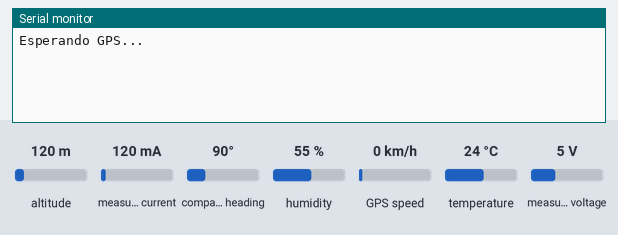
Simulated run of this sketch. Board: Arduino Uno, built with avr-gcc and run on an emulated ATmega328P. Parts: the last lines printed to the serial monitor. The test bench sets the inputs (shaded band); at power-on: measured current 120 mA, temperature 24 °C, measured voltage 5 V, compass heading 90°, altitude 120 m, humidity 55 %, GPS speed 0 km/h. The GPS gets a fix after 3 s at 37.7749, -122.4194 with 8 satellites.

Above: at 1.2 s.
1.3 s: measured current set to 40 mA
At 3.9 s:
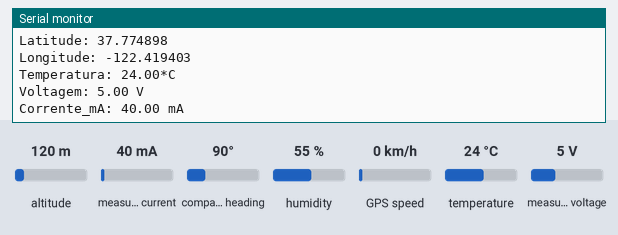
4.5 s: temperature set to 12 °C
6.0 s: measured voltage set to 0.3 V
At 6.8 s:
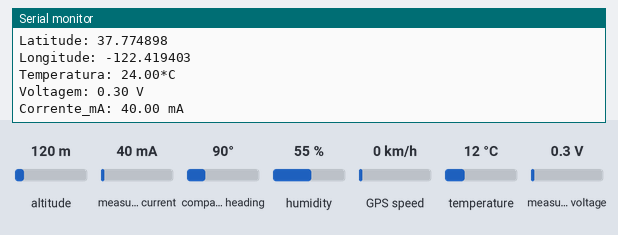
12.1 s: compass heading set to 180°
At 12.9 s:
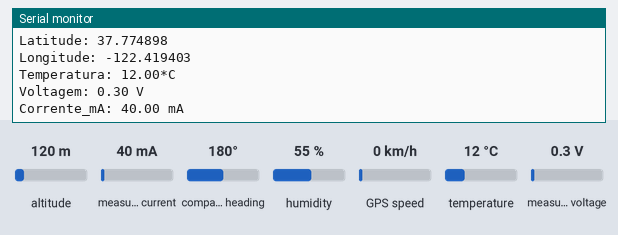
18.2 s: altitude set to 20 m
24.3 s: measured current set to 500 mA
At 26.0 s:
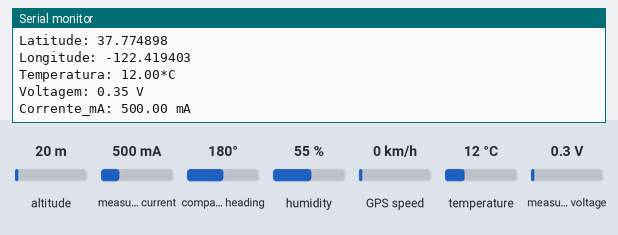
Timing chart, 0 to 27.5 s (numbered marks = the images above; inputs shaded):
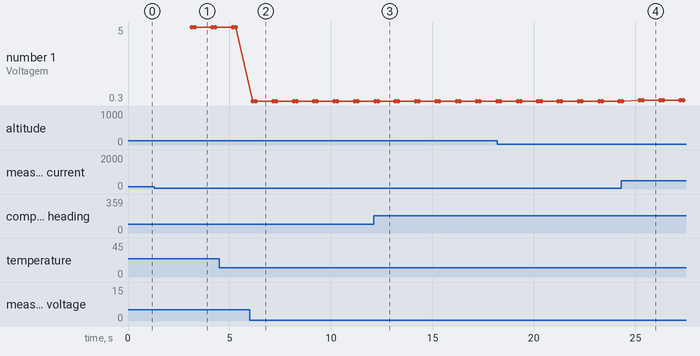

The sketch:

prime_c_pia.ino
```cpp
#include <Wire.h>


//struct telemetria{
//byte index;
float lat, lon, h, t;
float v, c;
//float alt;
int volt;
unsigned long data;
unsigned long hora;
//}telemetria_1, telemetria_2;


void setup(){
  gps_dados();
  setup_power_control();
  temperatura();
  //setup_radio();
  //telemetria_1.index = 1;
  //telemetria_2.index =2;

}

void loop() {
  ler_gps();
  ler_temperatura();
  set_new_alarm();
  //update_radio():
  //delay(3000);
  turn_off();
}
```

energia.ino
```cpp
#include <DS3232RTC.h>
#include <Adafruit_INA219.h> //https://github.com/adafruit/Adafruit_INA219.git

Adafruit_INA219 ina219;

void setup_power_control() {
  Wire.begin();
  ina219.begin();
  ina219.setCalibration_32V_1A();
}

void set_new_alarm() {
  int wait_time = get_wait_time_from_voltage();
  volt = wait_time;

  RTC.alarmInterrupt(ALARM_1, true);
  RTC.squareWave(SQWAVE_NONE);
  setTime(0, 0, 0, 1, 1, 1970);
  RTC.set(now());

  // set new alarm
  RTC.setAlarm(ALM1_MATCH_MINUTES, 0, wait_time, 0, 1);
}

int get_wait_time_from_voltage() {
  float shuntvoltage = ina219.getShuntVoltage_mV();
  float busvoltage = ina219.getBusVoltage_V();
  float loadvoltage = busvoltage + (shuntvoltage / 1000);
  c = ina219.getCurrent_mA();
  v = loadvoltage;

  // Samsung 18650 % capacity at a given voltage
  // batt_voltages            0.0, 3.4, 3.5, 3.6, 3.7, 3.8, 3.9, 4.0, 4.1, 4.2, 4.5
  // batt_percentages           0,   0,   9,  22,  52,  64,  75,  84,  93, 100, 100

  int wait_time;
  if (loadvoltage < 3.6) wait_time = 25;
  else if (loadvoltage < 3.8) wait_time = 25;
  else if (loadvoltage < 4.0) wait_time = 15;
  else if (loadvoltage < 4.1) wait_time = 10;
  else wait_time = 3;

  return wait_time;
}

void turn_off(){
  RTC.alarm(ALARM_1);
}
```

gps.ino
```cpp
#include<SoftwareSerial.h>
#include<TinyGPS.h>  //https://github.com/mikalhart/TinyGPS.git

SoftwareSerial sg(4, 3);
TinyGPS GPS;


void gps_dados(){
  sg.begin(9600);
  Serial.begin(9600);

  Serial.println("Esperando GPS...");
}


void ler_gps() {
  unsigned long start_time = millis();
  while (sg.available()) {
    if (GPS.encode(sg.read())) {
      //hora e data
      GPS.get_datetime(&data, &hora);

      Serial.print("Horas: ");
      Serial.print((hora / 1000000) - 3);
      Serial.print(":");
      Serial.print((hora % 1000000) / 10000);
      Serial.print(":");
      Serial.print((hora % 10000) / 100);
      Serial.print(" Data ");

      Serial.print(data / 10000);
      Serial.print("/");
      Serial.print((data % 10000) / 100);
      Serial.print("/");
      Serial.print(data % 100);
      Serial.println(" ");

      //Latitude e longitude
      GPS.f_get_position(&lat , &lon );

      Serial.print("Latitude: ");
      Serial.println(lat, 6);
      Serial.print("Longitude: ");
      Serial.println(lon, 6);

      Serial.print("Temperatura: ");
      Serial.print(t);
      Serial.println("*C");

      //Serial.print("Umidade: ");
      //Serial.print(h);

      Serial.print("Voltagem: "); Serial.print(v); Serial.println(" V");
      Serial.print("Corrente_mA: ");  Serial.print(c); Serial.println(" mA");
      delay(10);

    }
  }


}
```

telemetria.ino
```cpp
//#include <SPI.h>
//#include <nRF24L01.h>
//#include <RF24.h>

//RF24 radio(8, 7); // CE, CSN

//void setup_radio()
//{
  //radio.begin();
  //radio.openWritingPipe(0xF0F0F0F0E1LL);
 //radio.openReadingPipe(1, 0xE8E8F0F0E1LL);
 // radio.setChannel(0x76);
  //radio.setPALevel(RF24_PA_MAX);
 // radio.setDataRate(RF24_250KBPS);
 // radio.setRetries(4,15);
  //radio.stopListening();
  //radio.enableDynamicPayloads();
  //radio.powerUp();
  //Serial.println("setup radio");
//}


//void send_data()
//{
  //  we can only send 32 bytes at a time so we have to split up
  // the measurements
 // radio.write(&telemetria_1, sizeof(telemetria_1);
  //radio.write(&telemetria_2, sizeof(telemetria_2);
//}
```

temperatura.ino
```cpp
#include <DHT.h> //https://github.com/adafruit/DHT-sensor-library.git

#define DHTPIN A1
#define DHTTYPE DHT11

DHT dht(DHTPIN, DHTTYPE);

void temperatura(){
  dht.begin();
}

void ler_temperatura(){
  h = dht.readHumidity();
  t = dht.readTemperature();
   if (isnan(t) || isnan(h))
  {
    Serial.println("Falha ao ler de DHT");
  }
  else
  {
    //Serial.print("Umidade: ");
    //Serial.print(h);
    //Serial.print(" %t")

  }
}
```

Measured:
- after the input at 1.3 s, the serial monitor: prints a new line after 1.9 s (image 1)
- after the input at 6.0 s, the serial monitor: prints a new line after 0.15 s (image 2)
- after the input at 24.3 s, the serial monitor: prints a new line after 0.92 s (image 4)
- plotted number 1: 5 → 0.3 after the input at 6.0 s, 0.3 → 0.35 after the input at 24.3 s
